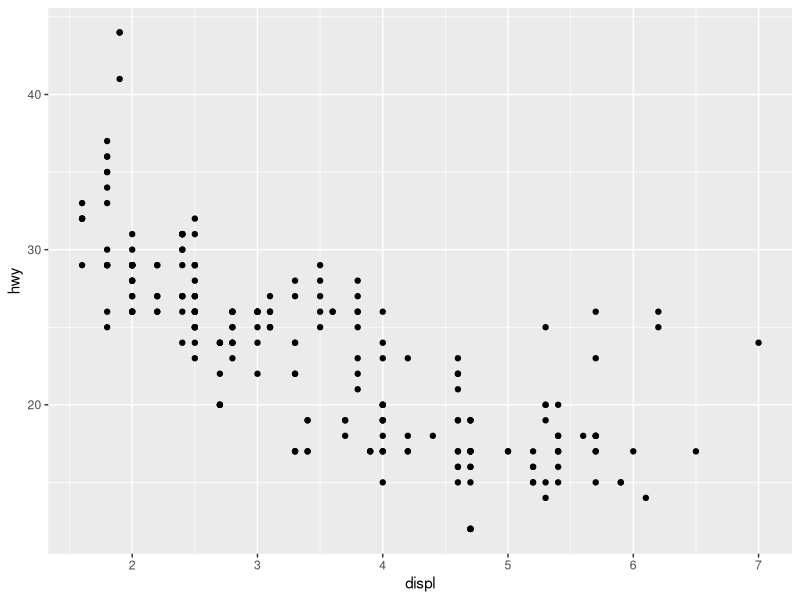
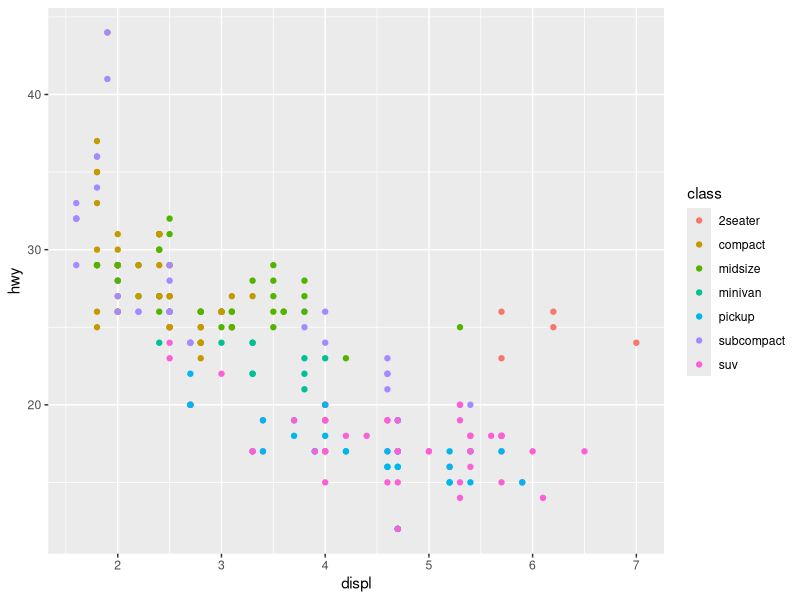
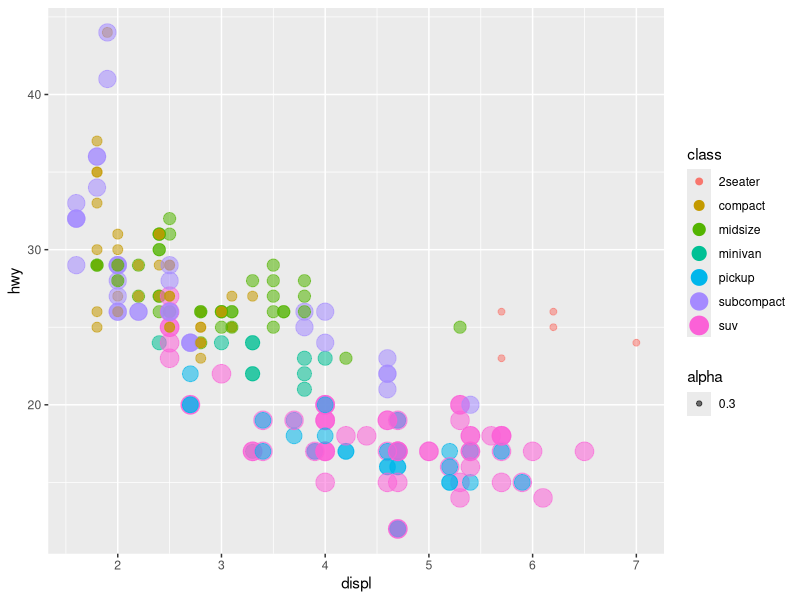
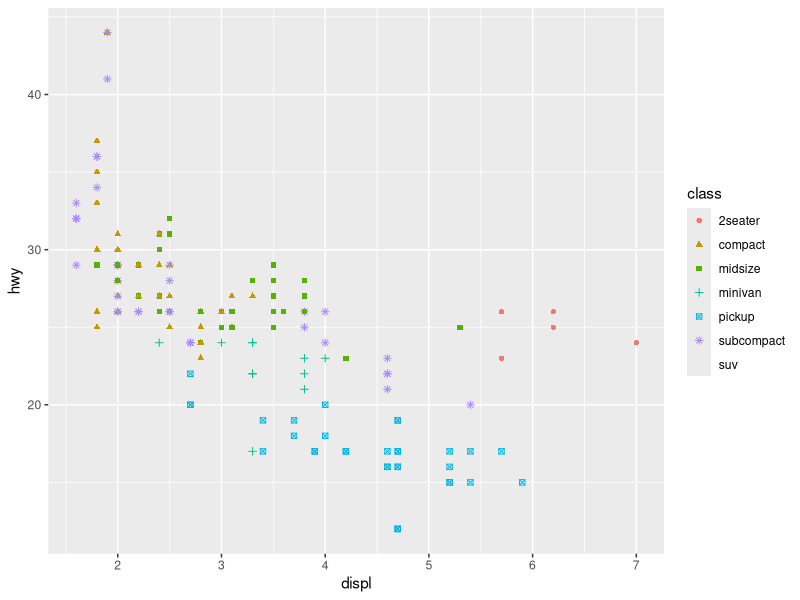
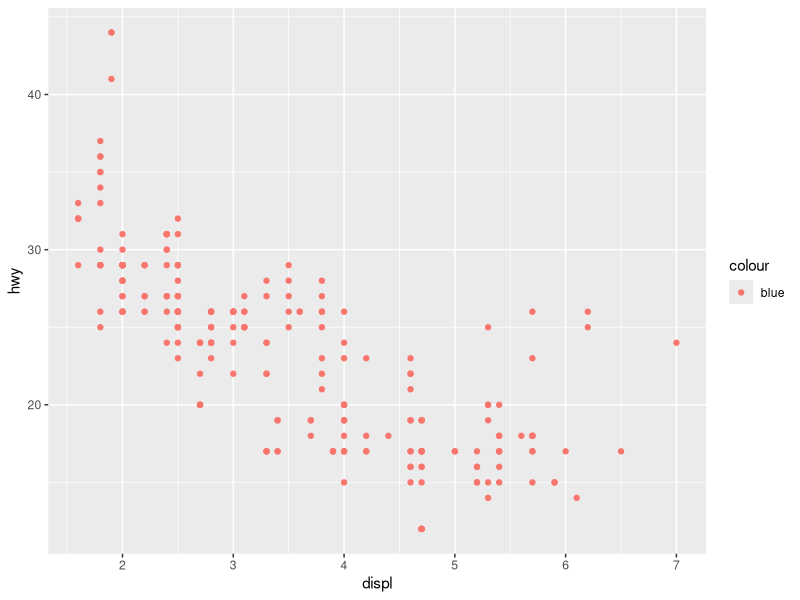
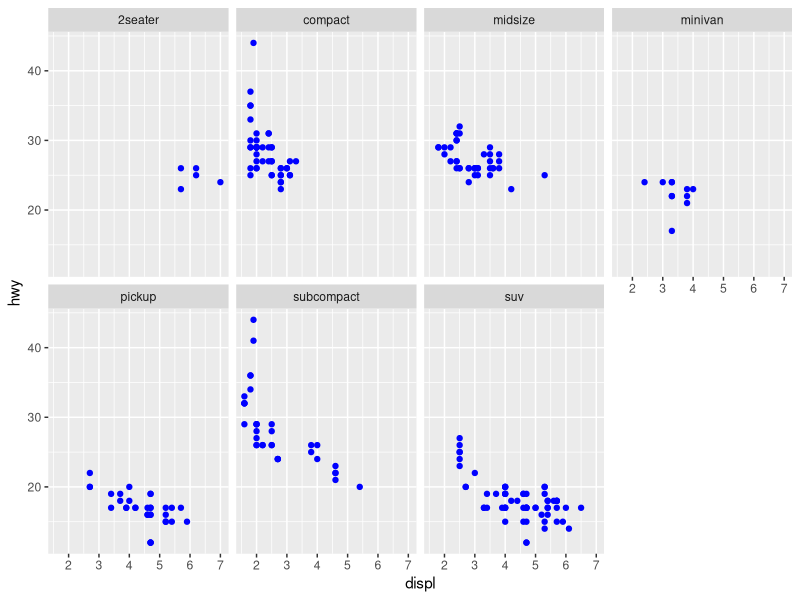
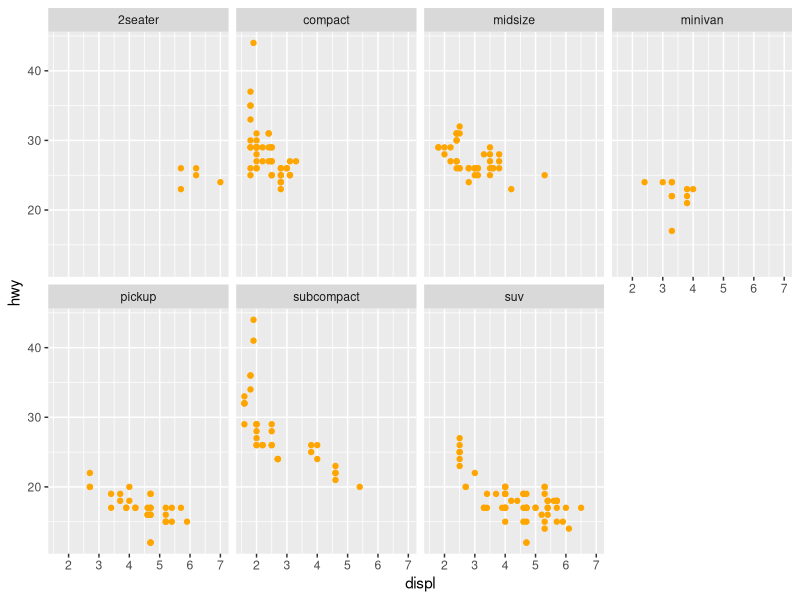
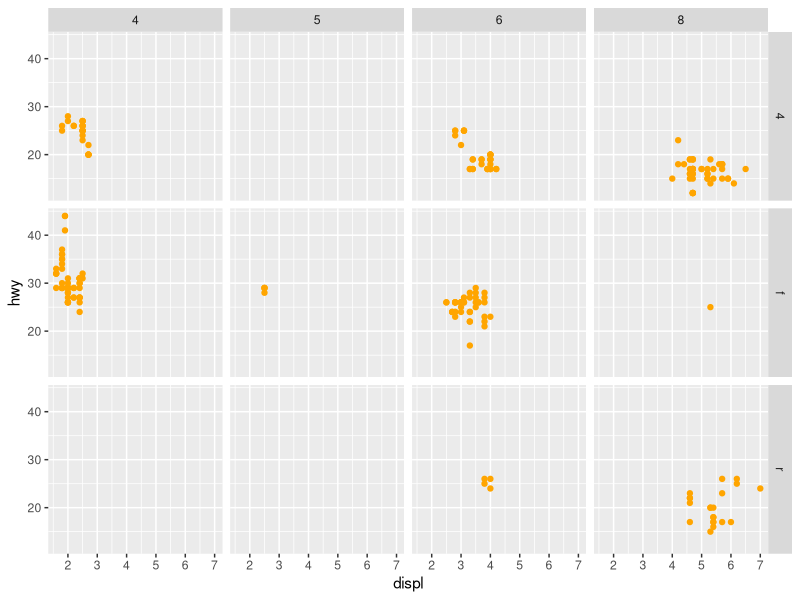

Recreate these plots in R, in order. (Note: this script raises an error after producing the figures.)
install.packages("tidyverse")
library(tidyverse)

str(mpg)
head(mpg)

p <- ggplot(data = mpg,
            mapping = aes(x=displ,
                          y=hwy)) # + geom_point()도 가능

#산점도
p + geom_point()


p + geom_point (mapping = aes(color = class))

colors()

p + geom_point (mapping = aes(color = class,
                              size = class,
                              alpha = 0.3))

p + geom_point (mapping = aes(color = class,
                              shape = class))


# 맵핑은 종류별로 부여. -> 점 색깔이 파랑이 안나옴! 
p + geom_point (mapping = aes(color = "blue"))
# 그냥 컬러만 주자! 
p + geom_point(color = "blue") + 
  facet_wrap(~ class, nrow = 2)

p + geom_point (color = "orange") +
  facet_wrap(~ class, nrow = 2)

p + geom_point (color = "orange") +
  facet_grid(drv~cyl)

table(mpg$drv)
table(mpg$cyl)
par(mfrow = c(1,1))
barplot(table(mpg$cyl), col = "steelblue")

p+geom_point(color = "blue") +
  p+geom_smooth(color = "cyan") #추세선

#mapping으로 color을 줌

p + geom_point(mapping = aes(color = class)) +
  geom_smooth(color = "cyan")

#다이아몬드

library(ggplot2)
data("diamonds")
str(diamonds)
?diamonds
?mtcars

#ggplot 은 geom_을 많이 씀


#결과는 똑같이 나옴
p <- ggplot(data = diamonds)
p + geom_bar(mapping = aes(x = cut),
             fill = "steelblue")

p + stat_count(mapping = aes(x = cut),
               fill = "steelblue")

p + geom_bar(mapping = aes (x = cut,
                            fill = clarity), #
             position = "fill") #누적

p + geom_bar(mapping = aes (x = cut,
                            fill = clarity), #
             position = "dodge") #누적
ggplot(data = mpg) + 
  geom_point(mapping = aes (x = displ, y = hwy, 
                            color = class, size = class, alpha = 0.3),
             position = "jitter") #산점도

p <- ggplot (data = mpg,
             mapping= aes(x = class, y = hwy))
p + geom_boxplot(fill = "lightyellow")

p + geom_boxplot(fill = "lightyellow") + coord_flip() # 눕히기
